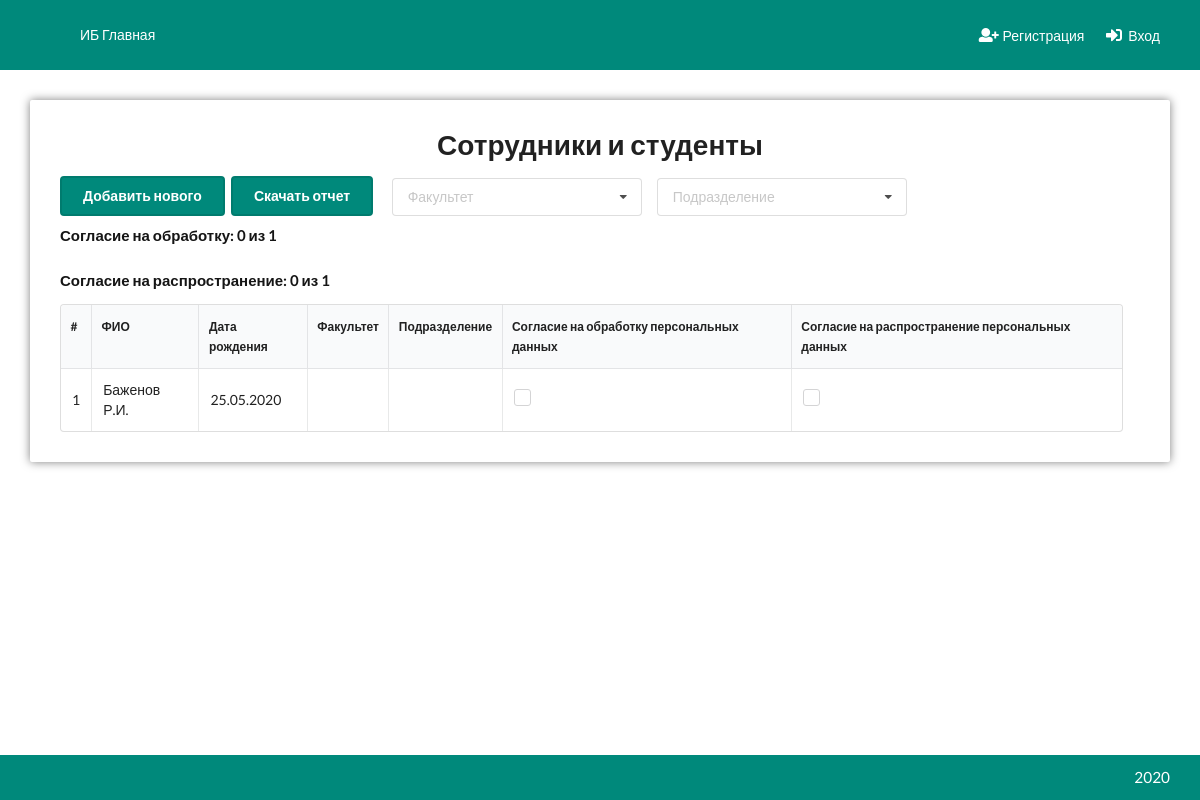
Before: /other/persons-list/ with the older database file.
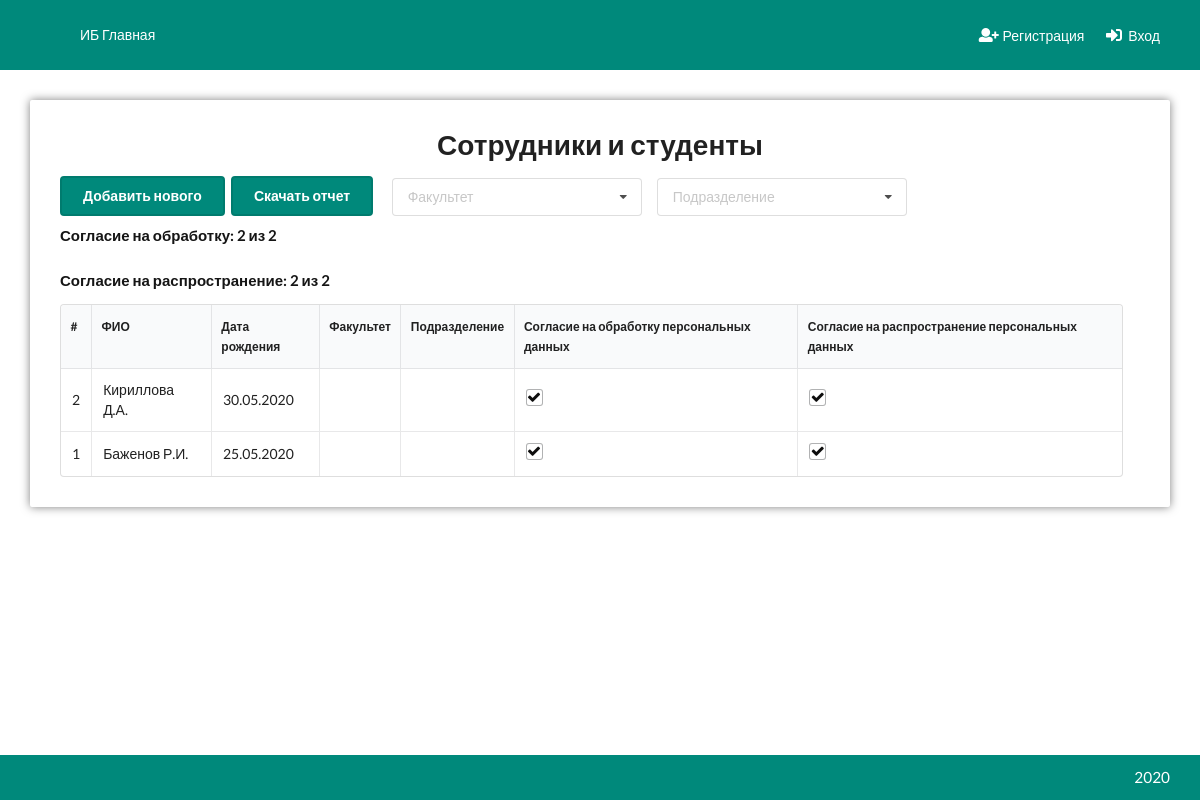
After: the same page with the newer database file.
### Pdn/models.py (models this page shows, shortened)
class Person(models.Model):
    objects = MyManager()
    last_name = models.CharField(max_length=128, verbose_name='Фамилия')
    first_name = models.CharField(max_length=128, verbose_name='Имя')
    surname = models.CharField(max_length=128, verbose_name='Отчество')
    birth_date = models.DateField(verbose_name='Дата рождения')
    fakultet = models.ForeignKey('Fakultet', on_delete=models.SET_NULL, null=True, blank=True, verbose_name='Факультет', related_name='persons')
    podrazd = models.ForeignKey('Podrazdelenie', on_delete=models.SET_NULL, null=True, blank=True, verbose_name='Подразделение', related_name='persons')
    soglasie = models.BooleanField(default=False, verbose_name='Согласие на обработку персональных данных')
    sogl_raspr = models.BooleanField(default=False, verbose_name='Согласие на распространение персональных данных')
    def get_fio(self):
        return f'{self.last_name} {self.first_name[0]}.{self.surname[0]}.'
    class Meta:
        verbose_name = 'Сотрудник/Студент'
        verbose_name_plural = 'Сотрудники/Студенты'
        ordering = ['-id']

### Pdn/views.py (the view)
# urls.py: path('persons-list/', persons_list, name='persons_list'),
def persons_list(request):
    instances = Person.objects.all()
    fakultet = request.GET.get('fakultet')
    podrazd = request.GET.get('podrazd')
    if fakultet and fakultet != '':
        instances = instances.filter(fakultet__id=fakultet)
    if podrazd and podrazd != '':
        instances = instances.filter(podrazd__id=podrazd)
    data = {'instances': instances, 'sogl_raspr': instances.filter(sogl_raspr=True).count(),
            'sogl_obr': instances.filter(soglasie=True).count(), 'fakultets': Fakultet.objects.all(),
            'podrazds': Podrazdelenie.objects.all()}
    persons_otchet(request)
    return render(request, 'Pdn/PersonsList.html', data)

### Accounts/templatetags/modified.py (called while the page is built, shortened)
@register.simple_tag(takes_context=True)
def iurl(context, viewname, **kwargs):
    get = {}
    delete_keys = []
    for key in delete_keys:
        del kwargs[key]
    return build_url(viewname, **kwargs, get=get)

@register.filter
def substract(val1, val2):
    return int(val1) - int(val2)

### utils/shortcuts.py (called while the page is built)
def build_url(*args, **kwargs):
    get = kwargs.pop('get', None)
    url = reverse(*args, kwargs=kwargs)
    if get:
        url += '?' + urllib.parse.urlencode(get)
    return url

### utils/word.py (called while the page is built, shortened)
def persons_otchet(request):
    podrazds = Podrazdelenie.objects.values('name'). \
        annotate(person_count=Count('persons'),
                 person_sogl=Count('persons',
                                   filter=Q(persons__soglasie=True) & Q(persons__sogl_raspr=True))).order_by('name')
    doc = Document('static/files/Persons_sogl.docx')
    table = doc.tables[0]
    path = f'tmp/skzi/word/{request.user.id}'
    if not os.path.exists(path):
        os.makedirs(path)
    filename = f'Отчет ПДн.docx'
    path += f'/{filename}'
    doc.save(path)
    return path

### templates/Pdn/PersonsList.html (shortened to what this page needs)
{% extends 'base.html' %}
{% load modified %}
{% load static %}
{% block content %}
    <div class="ui container">
        <div class="child-center">
            <div class="skzi-list cblock">
                <div class="content">
                    <h1 class="ui center aligned header">Сотрудники и студенты</h1>
                    <div class="panel">
                        <div class="buttons left">
                            <a href="{% iurl 'pdn:person_form' %}"
                               class="button primary ui medium">Добавить нового</a>
                            <a href="{% iurl 'pdn:otchet' %}"
                               class="button primary ui medium">Скачать отчет</a>
                        </div>
                        <form id="filter-form">
                            <div class="ui fluid search selection dropdown">
                                <i class="dropdown icon"></i>
                                <div class="default text">Факультет</div>
                            </div>
                            <div class="ui fluid search selection dropdown">
                                <i class="dropdown icon"></i>
                                <div class="default text">Подразделение</div>
                            </div>
                        </form>
                    </div>
                    <div id="table-container" class="sixteen wide table-container">
                        <h4>Согласие на обработку: {{ sogl_obr }} из {{ instances.count }}</h4>
                        <h4>Согласие на распространение: {{ sogl_raspr }} из {{ instances.count }}</h4>
                        <div class="table-width">
                            <table class="ui celled selectable sortable table tableFixHead">
                                <thead>
                                <tr>
                                    <th>#</th>
                                    <th>ФИО</th>
                                    <th>Дата рождения</th>
                                    <th>Факультет</th>
                                    <th>Подразделение</th>
                                    <th>Согласие на обработку персональных данных</th>
                                    <th>Согласие на распространение персональных данных</th>
                                </tr>
                                </thead>
                                <tbody>
                                {% for instance in instances %}
                                    <tr data-id="{{ instance.id }}">
                                    <td data-label="#">{{ instances|length|substract:forloop.counter0 }}</td>
                                    <td data-label="ФИО">{{ instance.get_fio }}</td>
                                    <td data-label="Дата рождения">{{ instance.birth_date }}</td>
                                    <td data-label="Факультет">{{ instance.fakultet|default_if_none:'' }}</td>
                                    <td data-label="Подразделение">{{ instance.podrazd|default_if_none:'' }}</td>
                                    <td style="white-space: normal"
                                        data-label="Согласие на обработку персональных данных">
                                        <div class="ui {% if instance.soglasie %} checked {% endif %} checkbox">
                                        </div>
                                    </td>
                                    <td style="white-space: normal"
                                        data-label="Согласие на распространение персональных данных">
                                        <div class="ui {% if instance.sogl_raspr %} checked {% endif %} checkbox">
                                        </div>
                                    </td>
                                {% endfor %}
                                </tbody>
                            </table>
                        </div>
                    </div>
                </div>
            </div>
        </div>
    </div>
{% endblock %}

Changed rows visible on the page:
added Person: counter0 "2", get_fio "Кириллова Д.А.", birth_date "30.05.2020"
Other visible differences:
{{ sogl_obr }}: "0" → "2"
{{ instances.count }}: "1" → "2"
{{ sogl_raspr }}: "0" → "2"
